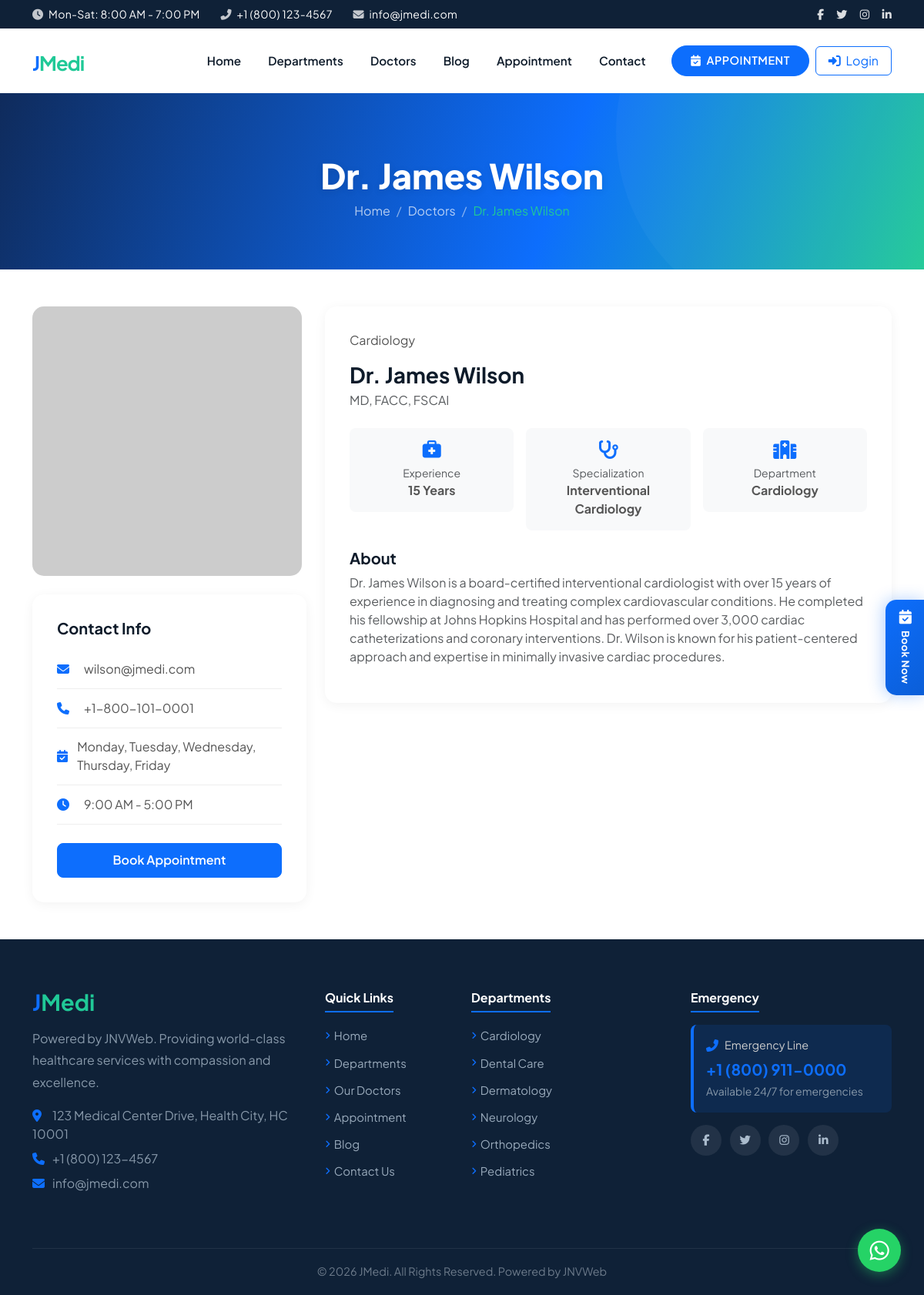
The app's page /doctor-profile.php?id=1 with its own data.
### tables this page shows
CREATE TABLE IF NOT EXISTS `menus` (
    `id`         INT AUTO_INCREMENT PRIMARY KEY,
    `menu_name`  VARCHAR(100) NOT NULL,
    `menu_link`  VARCHAR(255) NOT NULL,
    `menu_icon`  VARCHAR(50)  DEFAULT 'fa-link',
    `menu_order` INT          DEFAULT 0,
    `status`     SMALLINT     DEFAULT 1,
    `created_at` TIMESTAMP    DEFAULT CURRENT_TIMESTAMP
);

CREATE TABLE IF NOT EXISTS `doctors` (
    `doctor_id`          INT AUTO_INCREMENT PRIMARY KEY,
    `name`               VARCHAR(100) NOT NULL,
    `photo`              VARCHAR(255),
    `department_id`      INT          DEFAULT NULL,
    `qualification`      VARCHAR(255),
    `experience`         VARCHAR(100),
    `specialization`     VARCHAR(255),
    `bio`                TEXT,
    `email`              VARCHAR(100),
    `phone`              VARCHAR(30),
    `available_days`     VARCHAR(255),
    `available_time`     VARCHAR(100),
    `consultation_fee`   DECIMAL(10,2) DEFAULT 500.00,
    `clinic_address`     TEXT,
    `consultation_types` VARCHAR(20)  DEFAULT 'both',
    `status`             SMALLINT     DEFAULT 1,
    `sort_order`         INT          DEFAULT 0,
    `created_at`         TIMESTAMP    DEFAULT CURRENT_TIMESTAMP,
    CONSTRAINT `fk_doctors_dept` FOREIGN KEY (`department_id`) REFERENCES `departments`(`department_id`) ON DELETE SET NULL
);

CREATE TABLE IF NOT EXISTS `departments` (
    `department_id` INT AUTO_INCREMENT PRIMARY KEY,
    `name`          VARCHAR(100) NOT NULL,
    `slug`          VARCHAR(100) UNIQUE NOT NULL,
    `description`   TEXT,
    `icon`          VARCHAR(50)  DEFAULT 'fa-heartbeat',
    `services`      TEXT,
    `image`         VARCHAR(255),
    `status`        SMALLINT     DEFAULT 1,
    `sort_order`    INT          DEFAULT 0,
    `created_at`    TIMESTAMP    DEFAULT CURRENT_TIMESTAMP
);

### public/doctor-profile.php (the view, shortened to what the rows shown need)
<?php
require_once __DIR__ . '/../includes/db.php';
require_once __DIR__ . '/../includes/functions.php';
$id = (int)($_GET['id'] ?? 0);
$doctor = getDoctor($pdo, $id);
require_once __DIR__ . '/../includes/header.php';
?>
<div class="page-header">
    <div class="container">
        <h1><?= e($doctor['name']) ?></h1>
        <nav aria-label="breadcrumb">
            <ol class="breadcrumb mb-0">
                <li class="breadcrumb-item"><a href="/">Home</a></li>
                <li class="breadcrumb-item"><a href="/public/doctors.php">Doctors</a></li>
                <li class="breadcrumb-item active"><?= e($doctor['name']) ?></li>
            </ol>
        </nav>
    </div>
</div>
<section class="py-5 profile-page">
    <div class="container">
        <div class="row g-4">
            <div class="col-lg-4">
                <div class="doctor-info">
                    <ul class="list-unstyled info-list">
                        <li><i class="fas fa-envelope"></i> <?= e($doctor['email'] ?? 'N/A') ?></li>
                        <li><i class="fas fa-phone"></i> <?= e($doctor['phone'] ?? 'N/A') ?></li>
                        <li><i class="fas fa-calendar-check"></i> <?= e($doctor['available_days'] ?? 'N/A') ?></li>
                        <li><i class="fas fa-clock"></i> <?= e($doctor['available_time'] ?? 'N/A') ?></li>
                    </ul>
                </div>
            </div>
            <div class="col-lg-8">
                <div class="doctor-info">
                    <span class="dept-badge mb-3 d-inline-block"><?= e($doctor['department_name'] ?? '') ?></span>
                    <h3 class="mb-1"><?= e($doctor['name']) ?></h3>
                    <p class="text-muted mb-4"><?= e($doctor['qualification'] ?? '') ?></p>
                    <div class="row g-3 mb-4">
                        <div class="col-md-4">
                            <div class="p-3 bg-light rounded-3 text-center">
                                <i class="fas fa-briefcase-medical text-primary fs-4 mb-2 d-block"></i>
                                <small class="text-muted d-block">Experience</small>
                                <strong><?= e($doctor['experience'] ?? 'N/A') ?></strong>
                            </div>
                        </div>
                        <div class="col-md-4">
                            <div class="p-3 bg-light rounded-3 text-center">
                                <i class="fas fa-stethoscope text-primary fs-4 mb-2 d-block"></i>
                                <small class="text-muted d-block">Specialization</small>
                                <strong><?= e($doctor['specialization'] ?? 'N/A') ?></strong>
                            </div>
                        </div>
                        <div class="col-md-4">
                            <div class="p-3 bg-light rounded-3 text-center">
                                <i class="fas fa-hospital text-primary fs-4 mb-2 d-block"></i>
                                <small class="text-muted d-block">Department</small>
                                <strong><?= e($doctor['department_name'] ?? 'N/A') ?></strong>
                            </div>
                        </div>
                    </div>
                    <h5>About</h5>
                    <p class="text-muted"><?= nl2br(e($doctor['bio'] ?? 'No biography available.')) ?></p>
                </div>
            </div>
        </div>
    </div>
</section>
<?php require_once __DIR__ . '/../includes/footer.php'; ?>

### includes/header.php (shortened to what the rows shown need)
<?php
require_once __DIR__ . '/db.php';
require_once __DIR__ . '/functions.php';
$currentPage = basename($_SERVER['PHP_SELF'], '.php');
$navMenus = [];
try {
    $navMenus = $pdo->query("SELECT * FROM menus WHERE status=1 ORDER BY menu_order ASC")->fetchAll();
} catch (Exception $e) {
    $navMenus = [];
}
?>
<!DOCTYPE html>
<html lang="en">
<head>
    <link href="https://cdn.jsdelivr.net/npm/bootstrap@5.3.2/dist/css/bootstrap.min.css" rel="stylesheet">
    <link href="https://cdnjs.cloudflare.com/ajax/libs/font-awesome/6.5.0/css/all.min.css" rel="stylesheet">
    <link href="https://cdn.jsdelivr.net/npm/swiper@11/swiper-bundle.min.css" rel="stylesheet">
    <link href="/assets/css/style.css" rel="stylesheet">
    <link href="/assets/css/hero-slider.css" rel="stylesheet">
</head>
<body>
<nav class="navbar navbar-expand-lg navbar-light bg-white sticky-top">
    <div class="container">
        <div class="collapse navbar-collapse d-none d-lg-flex" id="mainNav">
            <ul class="navbar-nav ms-auto mb-2 mb-lg-0 align-items-lg-center">
                <?php if (!empty($navMenus)): ?>
                    <?php foreach ($navMenus as $menuItem):
                        $menuSlug = basename($menuItem['menu_link'], '.php');
                        $isActive = ($menuItem['menu_link'] === '/' && $currentPage === 'index') || $menuSlug === $currentPage;
                    ?>
                    <li class="nav-item">
                        <a class="nav-link <?= $isActive ? 'active' : '' ?>" href="<?= e($menuItem['menu_link']) ?>"><?= e($menuItem['menu_name']) ?></a>
                    </li>
                    <?php endforeach; ?>
                <?php endif; ?>
            </ul>
        </div>
    </div>
</nav>

### includes/footer.php (shortened to what the rows shown need)
<footer class="footer text-light">
    <div class="container">
        <div class="row g-4 pb-4">
            <div class="col-6 col-lg-3">
                <ul class="list-unstyled footer-links">
                    <?php
                    $footerDepts = getDepartments($pdo);
                    foreach (array_slice($footerDepts, 0, 6) as $dept): ?>
                    <li><a href="/public/departments.php?slug=<?= e($dept['slug']) ?>"><?= e($dept['name']) ?></a></li>
                    <?php endforeach; ?>
                </ul>
            </div>
        </div>
    </div>
</footer>
</body>
</html>

### records on screen
menus: menu_name "Home"
menus: menu_name "Departments"
menus: menu_name "Doctors"
menus: menu_name "Blog"
menus: menu_name "Appointment"
menus: menu_name "Contact"
doctors: name "Dr. James Wilson", email "wilson@jmedi.com", phone "+1-800-101-0001", available_days "Monday, Tuesday, Wednesday, Thursday, Friday", available_time "9:00 AM - 5:00 PM", department.name "Cardiology", qualification "MD, FACC, FSCAI", experience "15 Years", specialization "Interventional Cardiology", bio "Dr. James Wilson is a board-certified interventional cardiologist with over 15 years of experience in diagnosing and treating complex cardiovascular conditions. He completed his fellowship at Johns Hopkins Hospital and has performed over 3,000 cardiac catheterizations and coronary interventions. Dr. Wilson is known for his patient-centered approach and expertise in minimally invasive cardiac procedures."
departments: name "Cardiology"
departments: name "Dental Care"
departments: name "Dermatology"
departments: name "Neurology"
departments: name "Orthopedics"
departments: name "Pediatrics"

### other values on screen
$settings['phone'] "+1 (800) 123-4567"
$settings['email'] "info@jmedi.com"
$settings['tagline'] "Powered by JNVWeb"
$settings['address'] "123 Medical Center Drive, Health City, HC 10001"
$settings['emergency_phone'] "+1 (800) 911-0000"
$settings['footer_text'] "© 2026 JMedi. All Rights Reserved. Powered by JNVWeb"
